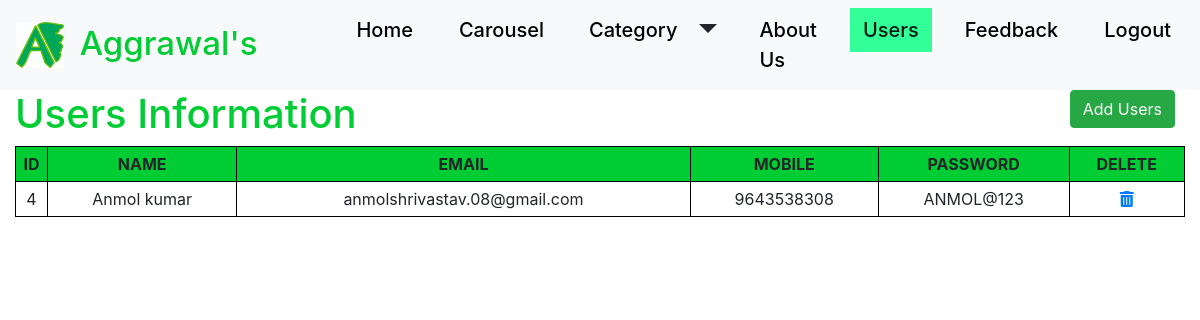
Screenshot of /admin/users.php (signed in) with the database file from the repository.
### tables this page shows
CREATE TABLE `normaluser` (
  `ID` int(11) NOT NULL,
  `NAME` varchar(30) NOT NULL,
  `EMAIL` varchar(50) NOT NULL,
  `PHONE` varchar(10) NOT NULL,
  `PASSWORD` varchar(30) NOT NULL
);

### admin/users.php (the view, shortened to what this page needs)
<?php
include('config.php');
?>
<!doctype html>
<html lang="en">
  <head>
    <link rel="stylesheet" href="css/all.css">
    <link rel="stylesheet" type="text/css" href="mycss/file.css">
    <link rel="stylesheet" type="text/css" href="navbarcss.css">
  </head>
<body>
  <nav class="navbar navbar-expand-lg navbar-light bg-light fixed-top">
  <img class="navbar-brand" src="images/logo.jpg" alt="logo" style="width:7vh; height:7svh">
  <h4 class="navbar-brand" style="margin-top:6px;color:#0c3; font-size: 33px">
  Aggrawal's
  </h4>
  <div class="collapse navbar-collapse" id="navbarSupportedContent">
    <ul class="navbar-nav mr-auto">
      <li class="nav-item">
        <a class="nav-link" href="home.php">Home <span class="sr-only">(current)</span></a>
      </li>
      <li class="nav-item">
        <a class="nav-link" href="carousel.php">Carousel</a>
      </li>
	  <li class="nav-item">
	    <div class="input-group">
		  <div class="input-group-append">
		    <a class="nav-link product-inline" href="category.php">Category</a>
			  <a class="dropdown-toggle dropdown-toggle-split product-inline" data-toggle="dropdown"></a>
		</div>
	  </li>
      <li class="nav-item">
        <a class="nav-link" href="about.php">About Us</a>
      </li>
      <li class="nav-item">
        <a class="nav-link active" href="users.php">Users</a>
      </li>
	  <li class="nav-item">
        <a class="nav-link" href="feedback.php">Feedback</a>
      </li>
      <li class="nav-item">
        <a class="nav-link" href="logout.php">Logout</a>
      </li>
      </ul>
  </div>
</nav>
  <div class="container-fluid">
     <div class="row">
     <div class="col-lg-8 col-md-8 col-sm-8 col-8">
        <h1 style="color: #0c3">Users Information</h1>
     </div>
     <div class="col-lg-4 col-md-4 col-sm-4 col-4">
        <input type="button" onclick="window.location.href='users-add.php'" class="btn btn-success" value="Add Users">
     </div>
   </div>
<table>
   <thead>
    <tr>
     <th>Id</th>
     <th>Name</th>
     <th>Email</th>
     <th>Mobile</th>
     <th>Password</th>
     <th>Delete</th>
    </tr>
   </thead>
   <tbody>
     <?php
         $sql = "SELECT * FROM normaluser";
         $result = mysqli_query($conn,$sql) or die("Select query not running");
          if(mysqli_num_rows($result)>0) {
             while($row = mysqli_fetch_assoc($result)) {
     ?>
     <tr>
        <td><?php echo $row['ID']; ?></td>
        <td><?php echo $row['NAME']; ?></td>
        <td><?php echo $row['EMAIL']; ?></td>
        <td><?php echo $row['PHONE']; ?></td>
        <td><?php echo $row['PASSWORD']; ?></td>
        <td><a href="users-delete.php?ID=<?php echo $row['ID'];?>">
        <i class="fa fa-trash-alt"></i></a></td>
     </tr>
      <?php } } ?>
   </tbody>
</table>
  </div>
</body>
</html>

### admin/css/all.css (style rules this page uses)
.fa, .fas, .far, .fal, .fad, .fab { -moz-osx-font-smoothing: grayscale; -webkit-font-smoothing: antialiased; display: inline-block; font-style: normal; font-variant: normal; text-rendering: auto; line-height: 1; }
.fa-trash-alt:before { content: "\f2ed"; }
.fa, .fas { font-family: 'Font Awesome 5 Free'; font-weight: 900; }

### admin/navbarcss.css (style rules this page uses)
nav ul { margin-left:50px; }
.navbar-nav .nav-item .nav-link { color:#000; font-weight:500; font-size:20px; margin-left:20px; padding: 7px 13px; }
nav ul li a.active, nav ul li a:hover { background: #3f9; transition: .5s; }
.dropdown-toggle-split { font-weight: 500; font-size: 30px; padding: 7px 10; text-align: center; }

### admin/users.php (style rules this page uses)
body { padding:0; margin:0; }
.container-fluid { margin-top: 90px; padding-bottom: 50px; }
table { height:auto; width:100%; }
th { padding:5px 0px; text-align:center; border: 1px black solid; background-color:#0c3; text-transform:uppercase; }
tr { text-align:center; }
td { border: 1px black solid; padding: 5px 0px; }
.btn { float:right; margin-right: 10px; }

### rows the page displays
normaluser: ID "4", NAME "Anmol kumar", EMAIL "anmolshrivastav.08@gmail.com", PHONE "9643538308", PASSWORD "ANMOL@123"
